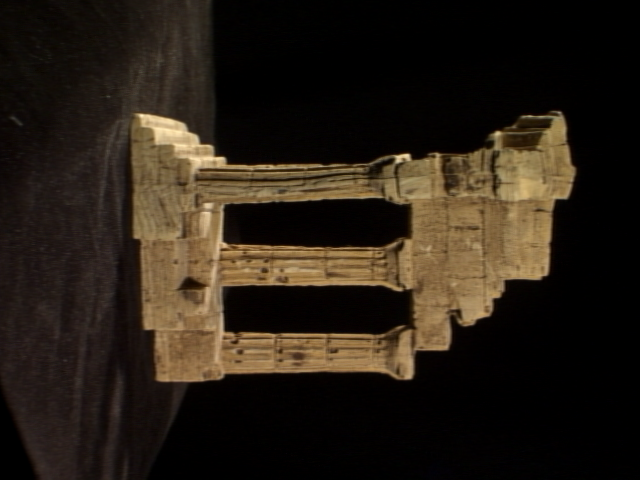
#> input picture homework8/templeSparseRing/templeSR0001.png, 640 x 480 px; its folder holds only this picture in this run; the run also reads 1 picture not shown here
$ jupyter execute Ex8.ipynb
#> lines starting #> are read from the running program, lines starting #| are printed output that depends on the picture; after the words box and inside, x2 and y2 are one past the last pixel; in counts of white or black regions, pixels touching at a corner belong together
Name: Gajaanan S.
Index No: 190185D

[cell 1]
import numpy as np
import cv2 as cv
import matplotlib.pyplot as plt
from scipy.linalg import null_space
f = open('templeSR_par.txt')
#> (reads homework8/templeSR_par.txt from the repository)
assert f is not None
n = int(f.readline())

#Read the information of the first image

l = f.readline().split()
im1_fn = l[0]

K1 = np.array([float(i) for i in l[1:10]]).reshape((3,3))
R1 = np.array([float(i) for i in l[10:19]]).reshape((3,3))
t1 = np.array([float(i) for i in l[19:22]]).reshape((3,1))

#Read the information of the second image

l = f.readline().split()
im2_fn = l[0]

K2 = np.array([float(i) for i in l[1:10]]).reshape((3,3))
R2 = np.array([float(i) for i in l[10:19]]).reshape((3,3))
t2 = np.array([float(i) for i in l[19:22]]).reshape((3,1))

#Read the 2 image and show

im1 = cv.imread(r'./templeSparseRing/' + im1_fn ,cv.IMREAD_COLOR)
#> im1 is the input picture: shape (480, 640, 3); mean B, G, R 21.5, 31.4, 40.2
im2 = cv.imread(r'./templeSparseRing/' + im2_fn ,cv.IMREAD_COLOR)
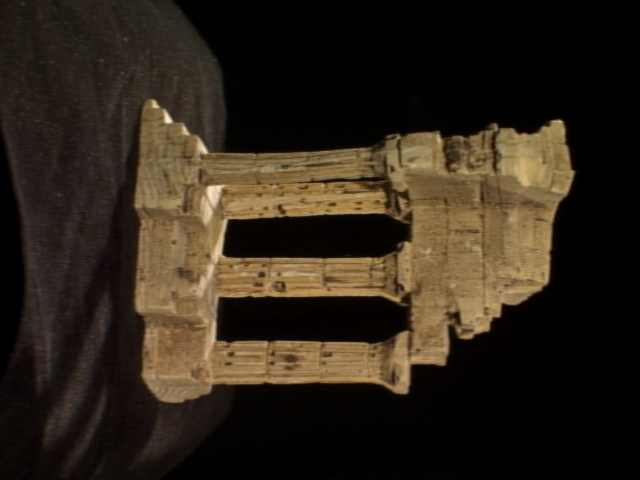
#> input picture homework8/templeSR0002.png, 640 x 480 px, found by its file name
#> im2 is the input picture: shape (480, 640, 3); mean B, G, R 24.9, 36.5, 46.1
assert im1 is not None
assert im2 is not None
# [6 lines of commented-out code are left out]
im1 = cv.cvtColor(im1, cv.COLOR_BGR2RGB)
im2 = cv.cvtColor(im2, cv.COLOR_BGR2RGB)
plt.imshow(im1)
plt.title('Image1')
plt.show()
plt.imshow(im2)
plt.title('Image2')
plt.show()

#Compute P1 and P2

P1 = K1 @ np.hstack((R1,t1)) # P = K*[R|t]
P2 = K2 @ np.hstack((R2,t2)) # P = K*[R|t]
print('P1 =',P1)
print('P2 =',P2)

[cell 2]
#Compute F

def skew(x):
    x=x.ravel()
    return np.array([[0,-x[2],x[1]],[x[2],0,-x[0]],[-x[1],x[0],0]])
C = null_space(P1)
C = C * np.sign(C[0,0])
e2 = P2 @ C
e2x = skew(e2)
F = e2x @P2 @ np.linalg.pinv(P1)
print('F =',F)

#Compute the epipolar line corresponding to the given x and plot

x = np.array([130,115,1])
cv.circle(im1,(x[0],x[1]),5,(0,0,255),-1)
#> im1: shape (480, 640, 3); mean R, G, B 40.2, 31.4, 21.6
l2 = F @ x.T
p1 = np.array([0,(l2[0]*0 + l2[2])/l2[1]]).astype(int)
p2 = np.array([500,(l2[0]*500+l2[2])/l2[1]]).astype(int)
cv.line(im2,(p1[0],p1[1]),(p2[0],p2[1]),(255,0,0),5)
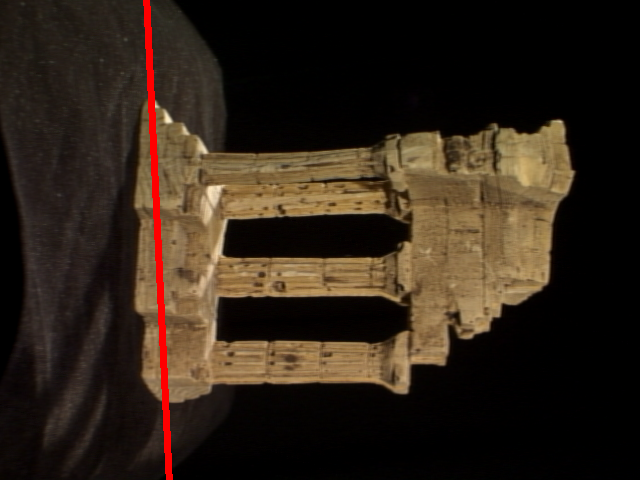
#> im2: shape (480, 640, 3); mean R, G, B 47.9, 35.7, 24.3
# [6 lines of commented-out code are left out]
plt.subplot(121)
plt.imshow(im1)
plt.title('Image1')
plt.subplot(122)
plt.imshow(im2)
plt.title('Image2')
plt.show()
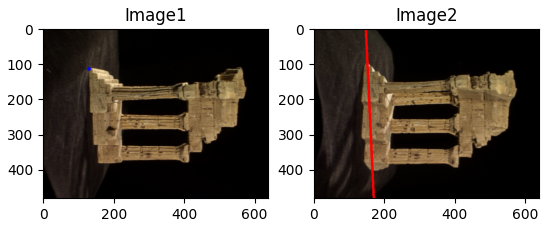
#> figure drawn by matplotlib, 2 panels

[cell 3]
gray= cv.cvtColor(im1,cv.COLOR_RGB2GRAY)
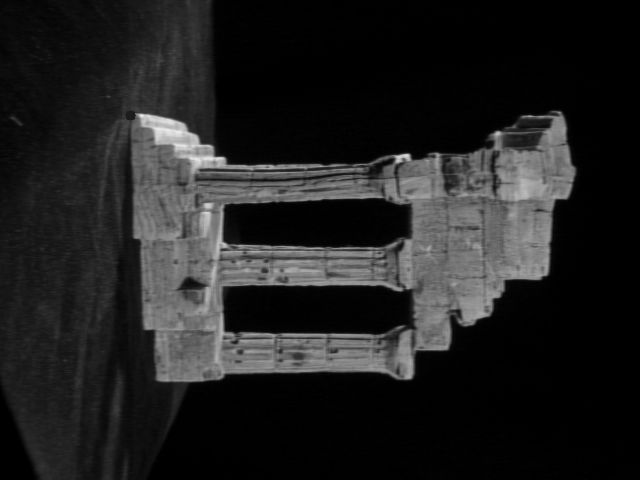
#> gray: shape (480, 640); min 0, max 237, mean 32.9
sift = cv.SIFT_create()
kp = sift.detect(gray,None)
#> kp = 791 keypoints; strongest (x, y, size): (407, 156, 4.4), (398, 158, 5.5), (167, 131, 24.1), (497, 134, 4.9)
img=cv.drawKeypoints(gray,kp,im1)
plt.imshow(im1)
plt.title('Image')
plt.show()

[cell 4]
import numpy as np
import cv2 as cv
from matplotlib import pyplot as plt
img1 = cv.imread('templeSR0001.png',0)
#> img1: shape (480, 640); min 0, max 236, mean 32.5
img2 = cv.imread('templeSR0002.png',0)
#> img2: shape (480, 640); min 0, max 235, mean 37.7
sift = cv.SIFT_create()

kp1,des1 = sift.detectAndCompute(img1,None)
#> kp1 = 801 keypoints; strongest (x, y, size): (407, 156, 4.4), (398, 158, 5.5), (167, 131, 24), (497, 134, 4.9)
kp2,des2 = sift.detectAndCompute(img2,None)
#> kp2 = 782 keypoints; strongest (x, y, size): (168, 119, 5.3), (249, 239, 30.2), (202, 148, 6.9), (535, 162, 48.8)

FLANN_INDEX_KDTREE = 1
index_params = dict(algorithm = FLANN_INDEX_KDTREE, trees = 5)
search_params = dict(checks=50)
flann = cv.FlannBasedMatcher(index_params,search_params)
matches = flann.knnMatch(des1,des2,k=2)
#> matches = 801 matches
pts1 = []
pts2 = []

for i,(m,n) in enumerate(matches):
    if m.distance < 0.8*n.distance:
        pts2.append(kp2[m.trainIdx].pt)
        pts1.append(kp1[m.queryIdx].pt)
#> after the loop, pts1 = 178 pairs, first value 115.8 to 575.1, second value 113.9 to 409.9; pts2 = 178 pairs, first value 59.36 to 570.6, second value 110.9 to 418.5
pts1 = np.int32(pts1)
#> pts1 = 178 pairs, first value 115 to 575, second value 113 to 409
pts2 = np.int32(pts2)
#> pts2 = 178 pairs, first value 59 to 570, second value 110 to 418
F, mask = cv.findFundamentalMat(pts1,pts2,cv.FM_LMEDS)
#> F = [[-3.68e-08, 4.18e-06, -0.0329], [4.29e-06, 9.88e-08, -0.00263], [0.031, -0.00183, 1]]; mask = 178 values, max 1 at index 1, min 0 at index 0, mean 0.758

pts1 = pts1[mask.ravel()==1]
#> pts1 = 135 pairs, first value 129 to 573, second value 128 to 363
pts2 = pts2[mask.ravel()==1]
#> pts2 = 135 pairs, first value 139 to 570, second value 110 to 374

[cell 5]
def drawlines(img1,img2,lines,pts1,pts2):

    r,c = img1.shape
    img1 = cv.cvtColor(img1,cv.COLOR_GRAY2BGR)
    img2 = cv.cvtColor(img2,cv.COLOR_GRAY2BGR)
    for r,pt1,pt2 in zip(lines,pts1,pts2):
        color = tuple(np.random.randint(0,255,3).tolist())
        x0,y0 = map(int, [0, -r[2]/r[1] ])
        x1,y1 = map(int, [c, -(r[2]+r[0]*c)/r[1] ])
        img1 = cv.line(img1, (x0,y0), (x1,y1), color,1)
        img1 = cv.circle(img1,tuple(pt1),5,color,-1)
        img2 = cv.circle(img2,tuple(pt2),5,color,-1)
    return img1,img2

[cell 6]
lines1 = cv.computeCorrespondEpilines(pts2.reshape(-1,1,2), 2,F)
#> lines1 = 135 rows, first 8: [0.999, -0.0392, -122.6], [0.999, -0.0385, -127.7], [0.999, -0.0383, -129.2], [0.999, -0.0383, -129], [0.999, -0.0383, -129.7], [0.999, -0.0378, -133.1], [0.999, -0.0375, -135.6], [0.999, -0.0366, -143.1]
lines1 = lines1.reshape(-1,3)
img5,img6 = drawlines(img1,img2,lines1,pts1,pts2)
#> the loop in drawlines, `for r,pt1,pt2 in zip(lines,pts1,pts2):` made 135 passes
#> (r, pt1, pt2, color, y0, y1) on passes 1 to 8: ([0.999, -0.0392, -122.6], [129, 130], [139, 110], (172, 47, 117), -3129, 13202), ([0.999, -0.0385, -127.7], [134, 163], [142, 140], (192, 67, 251), -3315, 13291), ([0.999, -0.0383, -129.2], [136, 174], [143, 148], (195, 103, 9), -3373, 13319), ([0.999, -0.0383, -129], [136, 187], [142, 160], (211, 21, 242), -3363, 13315), ([0.999, -0.0383, -129.7], [137, 200], [142, 171], (36, 87, 70), -3390, 13328), ([0.999, -0.0378, -133.1], [143, 275], [140, 255], (216, 88, 140), -3517, 13389), ([0.999, -0.0375, -135.6], [147, 300], [141, 278], (58, 193, 230), -3613, 13436), ([0.999, -0.0366, -143.1], [156, 354], [144, 349], (39, 87, 174), -3913, 13580)
#> after the loop in drawlines, `for r,pt1,pt2 in zip(lines,pts1,pts2):`:
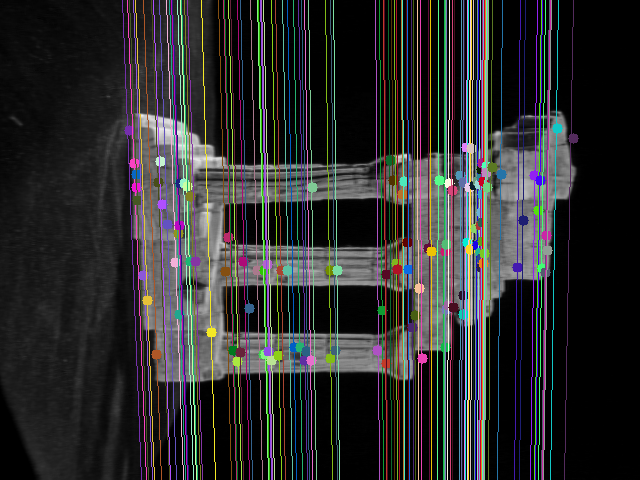
#> img1: shape (480, 640, 3); mean B, G, R 45.9, 45.7, 45.7
#> after the loop in drawlines, `for r,pt1,pt2 in zip(lines,pts1,pts2):`:
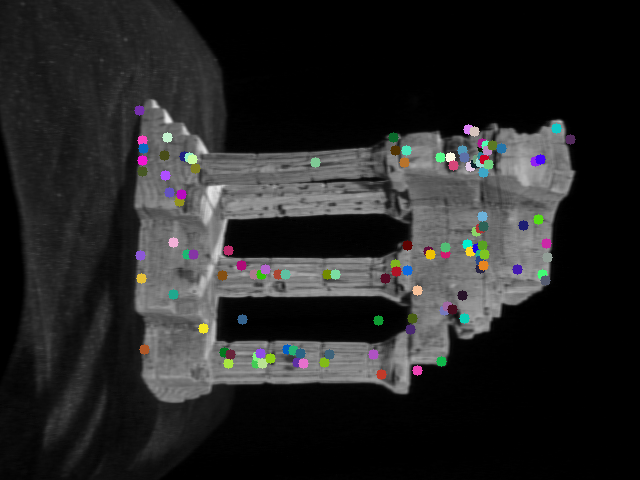
#> img2: shape (480, 640, 3); mean B, G, R 38.3, 38.4, 38.3

lines2 = cv.computeCorrespondEpilines(pts1.reshape(-1,1,2), 1,F)
#> lines2 = 135 rows, first 8: [-0.998, -0.0636, 146.9], [-0.998, -0.0631, 150.5], [-0.998, -0.0629, 152], [-0.998, -0.063, 151.5], [-0.998, -0.0629, 152], [-0.998, -0.0625, 155.1], [-0.998, -0.0621, 158.1], [-0.998, -0.0611, 164.9]
lines2 = lines2.reshape(-1,3)
img3,img4 = drawlines(img2,img1,lines2,pts2,pts1)
#> the loop in drawlines (call 2), `for r,pt1,pt2 in zip(lines,pts1,pts2):` made 135 passes
#> (r, pt1, pt2, color, y0, y1) on passes 1 to 8: ([-0.998, -0.0636, 146.9], [139, 110], [129, 130], (177, 41, 93), 2310, -7731), ([-0.998, -0.0631, 150.5], [142, 140], [134, 163], (174, 149, 201), 2384, -7735), ([-0.998, -0.0629, 152], [143, 148], [136, 174], (89, 242, 224), 2416, -7737), ([-0.998, -0.063, 151.5], [142, 160], [136, 187], (219, 73, 28), 2406, -7736), ([-0.998, -0.0629, 152], [142, 171], [137, 200], (235, 209, 105), 2416, -7737), ([-0.998, -0.0625, 155.1], [140, 255], [143, 275], (186, 128, 214), 2481, -7740), ([-0.998, -0.0621, 158.1], [141, 278], [147, 300], (63, 16, 106), 2546, -7744), ([-0.998, -0.0611, 164.9], [144, 349], [156, 354], (164, 94, 24), 2698, -7752)
#> pass 1, in drawlines (call 2), `img1 = cv.line(img1, (x0,y0), (x1,y1), color,1)`:
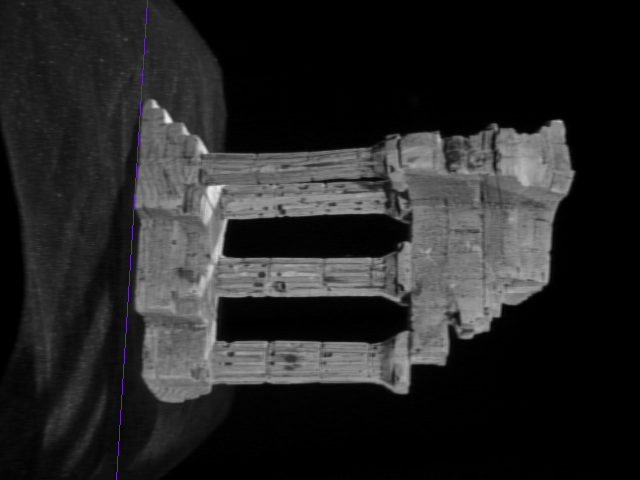
#> img1: shape (480, 640, 3); mean B, G, R 38, 37.7, 37.8
#> pass 2, in drawlines (call 2), `img1 = cv.line(img1, (x0,y0), (x1,y1), color,1)`:
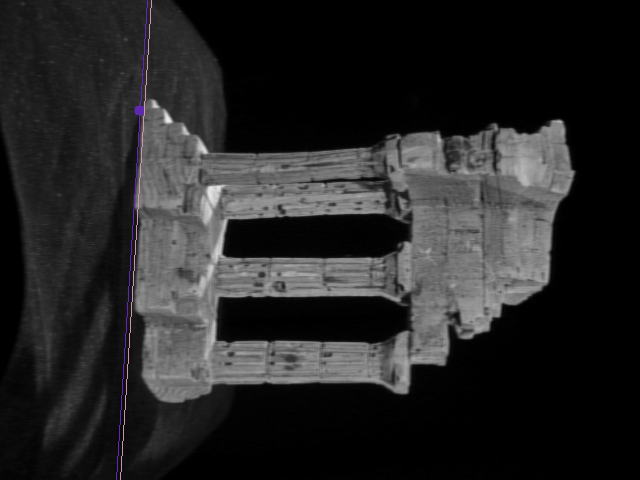
#> img1: shape (480, 640, 3); mean B, G, R 38.2, 37.9, 38.1
#> after the loop in drawlines (call 2), `for r,pt1,pt2 in zip(lines,pts1,pts2):`:
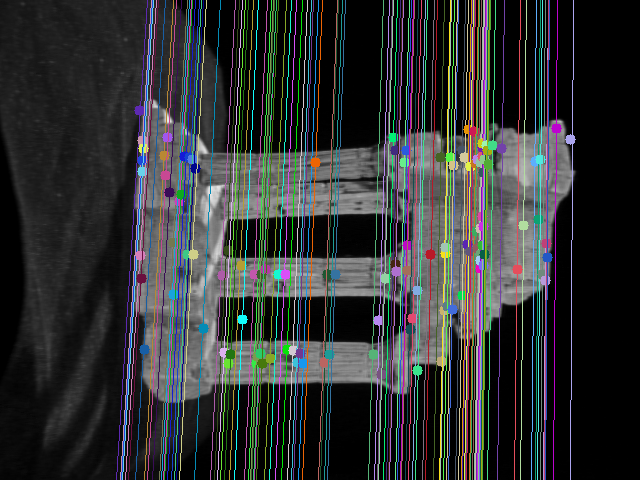
#> img1: shape (480, 640, 3); 17.26% of pixels changed, all inside (x1, y1, x2, y2) = (121, 0, 576, 480)
#> after the loop in drawlines (call 2), `for r,pt1,pt2 in zip(lines,pts1,pts2):`:
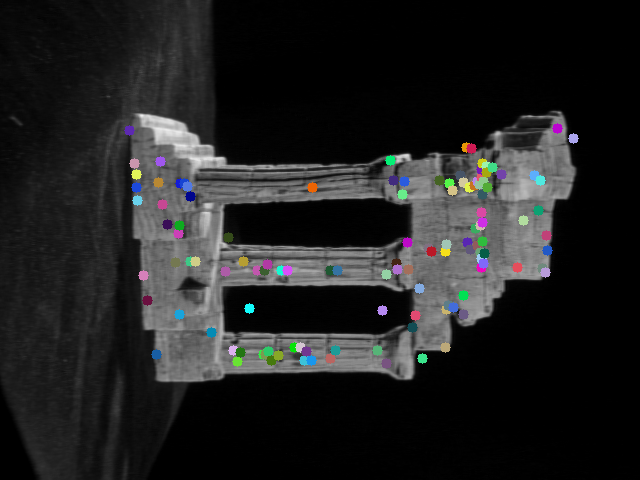
#> img2: shape (480, 640, 3); mean B, G, R 33.6, 33.5, 33.2
plt.subplot(121),plt.imshow(img5)
plt.subplot(122),plt.imshow(img3)
plt.show()
#> figure, not shown here; B, G, R data is drawn as R, G, B
